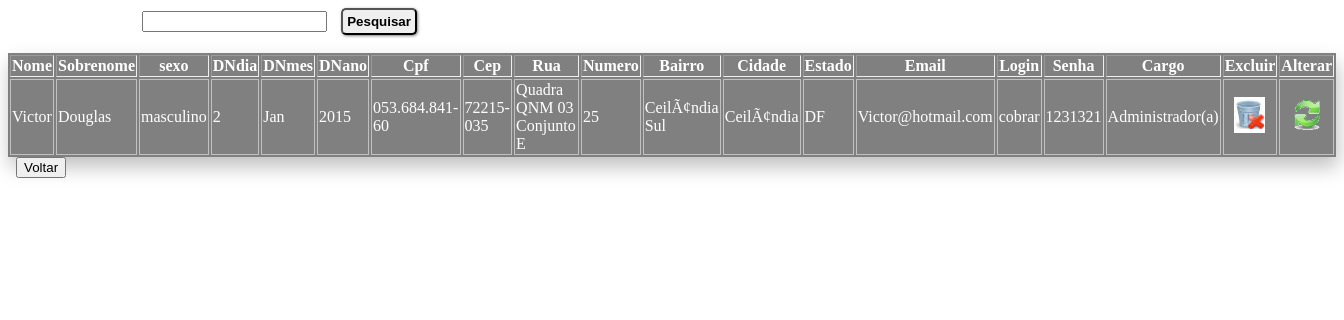
Screenshot of /CRUD2/View/listAllFuncionario.php with the database file from the repository.
### tables this page shows
CREATE TABLE IF NOT EXISTS `funcionario` (
  `idfuncionario` int(5) NOT NULL,
  `nome` varchar(200) NOT NULL,
  `sobrenome` varchar(200) NOT NULL,
  `sexo` varchar(200) NOT NULL,
  `DNdia` int(2) NOT NULL,
  `DNmes` varchar(200) NOT NULL,
  `DNano` int(4) NOT NULL,
  `cpf` varchar(200) NOT NULL,
  `cep` varchar(200) NOT NULL,
  `rua` varchar(200) NOT NULL,
  `numero` varchar(200) NOT NULL,
  `bairro` varchar(200) NOT NULL,
  `cidade` varchar(200) NOT NULL,
  `estado` varchar(200) NOT NULL,
  `email` varchar(200) NOT NULL,
  `login` varchar(200) NOT NULL,
  `senha` varchar(200) NOT NULL,
  `cargo` varchar(200) NOT NULL,
  `perfil_idperfil` int(11) NOT NULL,
  PRIMARY KEY (`idfuncionario`),
  KEY `fk_funcionario_perfil` (`perfil_idperfil`)
);

### CRUD2/Conexao/FuncionarioDAO.php (called while the page is built, shortened)
<?php
class FuncionarioDAO {
 public function getAllFuncionario(){
        try{
             $pdo = Conexao::getInstance();
             $sql = "SELECT * FROM funcionario ";
             $stmt = $pdo->prepare($sql);
             $stmt->execute();
             $funcionarios = $stmt->fetchAll(PDO::FETCH_ASSOC);
             return $funcionarios;
        } catch (Exception $exc) {
             echo $exc->getMessage();
        }
    }
}

### CRUD2/View/ListAllFuncionario.php (the view, shortened to what this page needs)
<!DOCTYPE html>
<?php
    require_once '../Conexao/FuncionarioDAO.php';
?>
<html>
    <head>
        <link rel="stylesheet" type="text/css" href="../CSS/Estilo_listall.css">
    </head>
    <body>
        <form action="" method="POST">
            <label>Pesquisar por Nome:</label><input type="text" name="pnome"/>
            <input type="submit" value="Pesquisar" class="button"/>
        </form>
        <br>
        <?php
        $funcionarioDAO = new FuncionarioDAO();
        if(!empty($_POST["pnome"])){
            $funcionarios= $funcionarioDAO->getFuncionarioByNome($_POST["pnome"]);
        }else{
            $funcionarios= $funcionarioDAO->getAllFuncionario();
        }
            echo "<table border='1'>";
            echo "<tr>";
                echo "<th>Nome</th>";
                echo "<th>Sobrenome</th>";
                echo "<th>sexo</th>";
                echo "<th>DNdia</th>";
                echo "<th>DNmes</th>";
                echo "<th>DNano</th>";
                echo "<th>Cpf</th>";
                echo "<th>Cep</th>";
                echo "<th>Rua</th>";
                echo "<th>Numero</th>";
                echo "<th>Bairro</th>";
                echo "<th>Cidade</th>";
                echo "<th>Estado</th>";
                echo "<th>Email</th>";
                echo "<th>Login</th>";
                echo "<th>Senha</th>";
                echo "<th>Cargo</th>";
                echo "<th>Excluir</th>";
                echo "<th>Alterar</th>";
           echo "</tr>";
           foreach ($funcionarios as $funcionario){
                echo "<tr>";
                echo "<td>".$funcionario["nome"]."</td>";
                echo "<td>".$funcionario["sobrenome"]."</td>";
                echo "<td>".$funcionario["sexo"]."</td>";
                echo "<td>".$funcionario["DNdia"]."</td>";
                echo "<td>".$funcionario["DNmes"]."</td>";
                echo "<td>".$funcionario["DNano"]."</td>";
                echo "<td>".$funcionario["cpf"]."</td>";
                echo "<td>".$funcionario["cep"]."</td>";
                echo "<td>".$funcionario["rua"]."</td>";
                echo "<td>".$funcionario["numero"]."</td>";
                echo "<td>".$funcionario["bairro"]."</td>";
                echo "<td>".$funcionario["cidade"]."</td>";
                echo "<td>".$funcionario["estado"]."</td>";
                echo "<td>".$funcionario["email"]."</td>";
                echo "<td>".$funcionario["login"]."</td>";
                echo "<td>".$funcionario["senha"]."</td>";
                echo "<td>".$funcionario["cargo"]."</td>";
                echo "<td align='center'><a href='../Controlador/excluirFuncionarioController.php?idfuncionario={$funcionario["idfuncionario"]}'><img src='../Imagens/excluir.jpeg' onClick='return confirmar()'></a></td>";
                echo "<td align='center'> <a href='FormAlterarFuncionario.php?idfuncionario={$funcionario["idfuncionario"]}'><img src='../Imagens/atualizar.png' width='30px'></a></td>";
                echo "</tr>";
           }
         echo "</table>";
        ?>
       <a href="FormFuncionario.php"><input type="submit" value="Voltar"/>
    </body>
</html>

### CRUD2/CSS/Estilo_listall.css (style rules this page uses)
body { color:white; }
table { padding-botton:0px; background-color:gray; border:none; box-shadow: 2px 10px 0.5cm silver; }
table th { background-color:gray; color: white; }
.button { margin-left: 10px; font-weight: bold; font-family: arial; border-radius: 5px; box-shadow: 1px 1px 3px rgba(0,0,0,0.5); padding:4px; }
table td { border:1px solid silver; }

### rows the page displays
funcionario: nome "Victor", sobrenome "Douglas", sexo "masculino", DNdia "2", DNmes "Jan", DNano "2015", cpf "053.684.841-60", cep "72215-035", rua "Quadra QNM 03 Conjunto E", numero "25", bairro "CeilÃ¢ndia Sul", cidade "CeilÃ¢ndia", estado "DF", email "Victor@hotmail.com", login "cobrar", senha "1231321", cargo "Administrador(a)"
